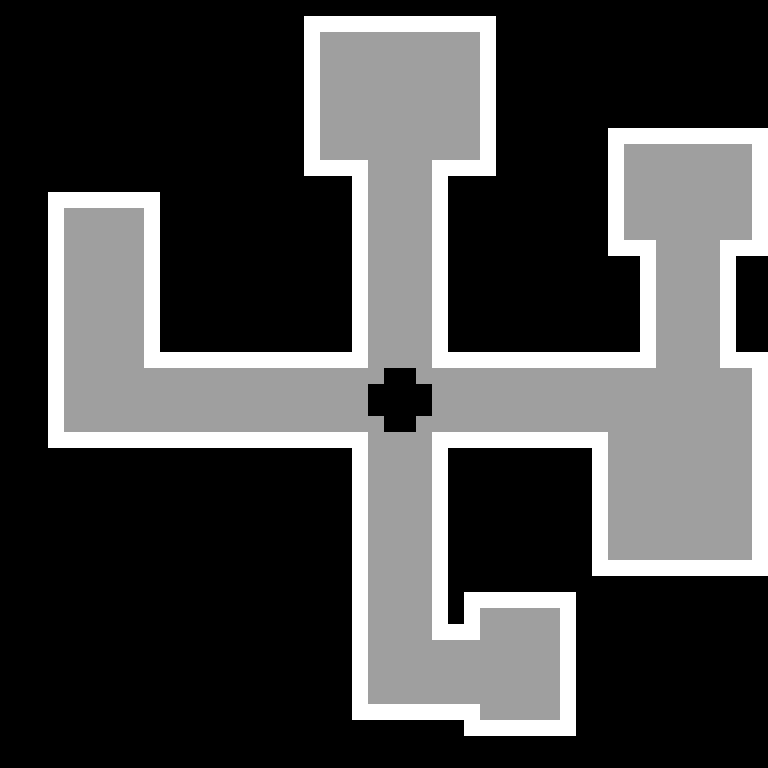

This is a level from a 2D game, rendered from its Tiled map with the project's own tilesets. A one-line summary and the complete map file follow:
An orthogonal 48x48 tile map with 16x16 px tiles, 1 tile layer (Ship) and 12 objects (Stargaze, Sleep, Message, Library, Research, ...).

<map version="1.8" tiledversion="1.8.4" orientation="orthogonal" renderorder="right-down" width="48" height="48" tilewidth="16" tileheight="16" infinite="0" nextlayerid="6" nextobjectid="15">
 <editorsettings>
  <export target="Node2Map.json" format="json" />
 </editorsettings>
 <tileset firstgid="1" name="tilesheet" tilewidth="16" tileheight="16" tilecount="4" columns="2">
  <image source="tilesheet.png" width="32" height="32" />
 </tileset>
 <layer id="1" name="Ship" width="48" height="48">
  <data encoding="csv">
0,0,0,0,0,0,0,0,0,0,0,0,0,0,0,0,0,0,0,0,0,0,0,0,0,0,0,0,0,0,0,0,0,0,0,0,0,0,0,0,0,0,0,0,0,0,0,0,
0,0,0,0,0,0,0,0,0,0,0,0,0,0,0,0,0,0,0,1,1,1,1,1,1,1,1,1,1,1,1,0,0,0,0,0,0,0,0,0,0,0,0,0,0,0,0,0,
0,0,0,0,0,0,0,0,0,0,0,0,0,0,0,0,0,0,0,1,2,2,2,2,2,2,2,2,2,2,1,0,0,0,0,0,0,0,0,0,0,0,0,0,0,0,0,0,
0,0,0,0,0,0,0,0,0,0,0,0,0,0,0,0,0,0,0,1,2,2,2,2,2,2,2,2,2,2,1,0,0,0,0,0,0,0,0,0,0,0,0,0,0,0,0,0,
0,0,0,0,0,0,0,0,0,0,0,0,0,0,0,0,0,0,0,1,2,2,2,2,2,2,2,2,2,2,1,0,0,0,0,0,0,0,0,0,0,0,0,0,0,0,0,0,
0,0,0,0,0,0,0,0,0,0,0,0,0,0,0,0,0,0,0,1,2,2,2,2,2,2,2,2,2,2,1,0,0,0,0,0,0,0,0,0,0,0,0,0,0,0,0,0,
0,0,0,0,0,0,0,0,0,0,0,0,0,0,0,0,0,0,0,1,2,2,2,2,2,2,2,2,2,2,1,0,0,0,0,0,0,0,0,0,0,0,0,0,0,0,0,0,
0,0,0,0,0,0,0,0,0,0,0,0,0,0,0,0,0,0,0,1,2,2,2,2,2,2,2,2,2,2,1,0,0,0,0,0,0,0,0,0,0,0,0,0,0,0,0,0,
0,0,0,0,0,0,0,0,0,0,0,0,0,0,0,0,0,0,0,1,2,2,2,2,2,2,2,2,2,2,1,0,0,0,0,0,0,0,1,1,1,1,1,1,1,1,1,1,
0,0,0,0,0,0,0,0,0,0,0,0,0,0,0,0,0,0,0,1,2,2,2,2,2,2,2,2,2,2,1,0,0,0,0,0,0,0,1,2,2,2,2,2,2,2,2,1,
0,0,0,0,0,0,0,0,0,0,0,0,0,0,0,0,0,0,0,1,1,1,1,2,2,2,2,1,1,1,1,0,0,0,0,0,0,0,1,2,2,2,2,2,2,2,2,1,
0,0,0,0,0,0,0,0,0,0,0,0,0,0,0,0,0,0,0,0,0,0,1,2,2,2,2,1,0,0,0,0,0,0,0,0,0,0,1,2,2,2,2,2,2,2,2,1,
0,0,0,1,1,1,1,1,1,1,0,0,0,0,0,0,0,0,0,0,0,0,1,2,2,2,2,1,0,0,0,0,0,0,0,0,0,0,1,2,2,2,2,2,2,2,2,1,
0,0,0,1,2,2,2,2,2,1,0,0,0,0,0,0,0,0,0,0,0,0,1,2,2,2,2,1,0,0,0,0,0,0,0,0,0,0,1,2,2,2,2,2,2,2,2,1,
0,0,0,1,2,2,2,2,2,1,0,0,0,0,0,0,0,0,0,0,0,0,1,2,2,2,2,1,0,0,0,0,0,0,0,0,0,0,1,2,2,2,2,2,2,2,2,1,
0,0,0,1,2,2,2,2,2,1,0,0,0,0,0,0,0,0,0,0,0,0,1,2,2,2,2,1,0,0,0,0,0,0,0,0,0,0,1,1,1,2,2,2,2,1,1,1,
0,0,0,1,2,2,2,2,2,1,0,0,0,0,0,0,0,0,0,0,0,0,1,2,2,2,2,1,0,0,0,0,0,0,0,0,0,0,0,0,1,2,2,2,2,1,0,0,
0,0,0,1,2,2,2,2,2,1,0,0,0,0,0,0,0,0,0,0,0,0,1,2,2,2,2,1,0,0,0,0,0,0,0,0,0,0,0,0,1,2,2,2,2,1,0,0,
0,0,0,1,2,2,2,2,2,1,0,0,0,0,0,0,0,0,0,0,0,0,1,2,2,2,2,1,0,0,0,0,0,0,0,0,0,0,0,0,1,2,2,2,2,1,0,0,
0,0,0,1,2,2,2,2,2,1,0,0,0,0,0,0,0,0,0,0,0,0,1,2,2,2,2,1,0,0,0,0,0,0,0,0,0,0,0,0,1,2,2,2,2,1,0,0,
0,0,0,1,2,2,2,2,2,1,0,0,0,0,0,0,0,0,0,0,0,0,1,2,2,2,2,1,0,0,0,0,0,0,0,0,0,0,0,0,1,2,2,2,2,1,0,0,
0,0,0,1,2,2,2,2,2,1,0,0,0,0,0,0,0,0,0,0,0,0,1,2,2,2,2,1,0,0,0,0,0,0,0,0,0,0,0,0,1,2,2,2,2,1,0,0,
0,0,0,1,2,2,2,2,2,1,1,1,1,1,1,1,1,1,1,1,1,1,1,2,2,2,2,1,1,1,1,1,1,1,1,1,1,1,1,1,1,2,2,2,2,1,1,1,
0,0,0,1,2,2,2,2,2,2,2,2,2,2,2,2,2,2,2,2,2,2,2,2,0,0,2,2,2,2,2,2,2,2,2,2,2,2,2,2,2,2,2,2,2,2,2,1,
0,0,0,1,2,2,2,2,2,2,2,2,2,2,2,2,2,2,2,2,2,2,2,0,0,0,0,2,2,2,2,2,2,2,2,2,2,2,2,2,2,2,2,2,2,2,2,1,
0,0,0,1,2,2,2,2,2,2,2,2,2,2,2,2,2,2,2,2,2,2,2,0,0,0,0,2,2,2,2,2,2,2,2,2,2,2,2,2,2,2,2,2,2,2,2,1,
0,0,0,1,2,2,2,2,2,2,2,2,2,2,2,2,2,2,2,2,2,2,2,2,0,0,2,2,2,2,2,2,2,2,2,2,2,2,2,2,2,2,2,2,2,2,2,1,
0,0,0,1,1,1,1,1,1,1,1,1,1,1,1,1,1,1,1,1,1,1,1,2,2,2,2,1,1,1,1,1,1,1,1,1,1,1,2,2,2,2,2,2,2,2,2,1,
0,0,0,0,0,0,0,0,0,0,0,0,0,0,0,0,0,0,0,0,0,0,1,2,2,2,2,1,0,0,0,0,0,0,0,0,0,1,2,2,2,2,2,2,2,2,2,1,
0,0,0,0,0,0,0,0,0,0,0,0,0,0,0,0,0,0,0,0,0,0,1,2,2,2,2,1,0,0,0,0,0,0,0,0,0,1,2,2,2,2,2,2,2,2,2,1,
0,0,0,0,0,0,0,0,0,0,0,0,0,0,0,0,0,0,0,0,0,0,1,2,2,2,2,1,0,0,0,0,0,0,0,0,0,1,2,2,2,2,2,2,2,2,2,1,
0,0,0,0,0,0,0,0,0,0,0,0,0,0,0,0,0,0,0,0,0,0,1,2,2,2,2,1,0,0,0,0,0,0,0,0,0,1,2,2,2,2,2,2,2,2,2,1,
0,0,0,0,0,0,0,0,0,0,0,0,0,0,0,0,0,0,0,0,0,0,1,2,2,2,2,1,0,0,0,0,0,0,0,0,0,1,2,2,2,2,2,2,2,2,2,1,
0,0,0,0,0,0,0,0,0,0,0,0,0,0,0,0,0,0,0,0,0,0,1,2,2,2,2,1,0,0,0,0,0,0,0,0,0,1,2,2,2,2,2,2,2,2,2,1,
0,0,0,0,0,0,0,0,0,0,0,0,0,0,0,0,0,0,0,0,0,0,1,2,2,2,2,1,0,0,0,0,0,0,0,0,0,1,2,2,2,2,2,2,2,2,2,1,
0,0,0,0,0,0,0,0,0,0,0,0,0,0,0,0,0,0,0,0,0,0,1,2,2,2,2,1,0,0,0,0,0,0,0,0,0,1,1,1,1,1,1,1,1,1,1,1,
0,0,0,0,0,0,0,0,0,0,0,0,0,0,0,0,0,0,0,0,0,0,1,2,2,2,2,1,0,0,0,0,0,0,0,0,0,0,0,0,0,0,0,0,0,0,0,0,
0,0,0,0,0,0,0,0,0,0,0,0,0,0,0,0,0,0,0,0,0,0,1,2,2,2,2,1,0,1,1,1,1,1,1,1,0,0,0,0,0,0,0,0,0,0,0,0,
0,0,0,0,0,0,0,0,0,0,0,0,0,0,0,0,0,0,0,0,0,0,1,2,2,2,2,1,0,1,2,2,2,2,2,1,0,0,0,0,0,0,0,0,0,0,0,0,
0,0,0,0,0,0,0,0,0,0,0,0,0,0,0,0,0,0,0,0,0,0,1,2,2,2,2,1,1,1,2,2,2,2,2,1,0,0,0,0,0,0,0,0,0,0,0,0,
0,0,0,0,0,0,0,0,0,0,0,0,0,0,0,0,0,0,0,0,0,0,1,2,2,2,2,2,2,2,2,2,2,2,2,1,0,0,0,0,0,0,0,0,0,0,0,0,
0,0,0,0,0,0,0,0,0,0,0,0,0,0,0,0,0,0,0,0,0,0,1,2,2,2,2,2,2,2,2,2,2,2,2,1,0,0,0,0,0,0,0,0,0,0,0,0,
0,0,0,0,0,0,0,0,0,0,0,0,0,0,0,0,0,0,0,0,0,0,1,2,2,2,2,2,2,2,2,2,2,2,2,1,0,0,0,0,0,0,0,0,0,0,0,0,
0,0,0,0,0,0,0,0,0,0,0,0,0,0,0,0,0,0,0,0,0,0,1,2,2,2,2,2,2,2,2,2,2,2,2,1,0,0,0,0,0,0,0,0,0,0,0,0,
0,0,0,0,0,0,0,0,0,0,0,0,0,0,0,0,0,0,0,0,0,0,1,1,1,1,1,1,1,1,2,2,2,2,2,1,0,0,0,0,0,0,0,0,0,0,0,0,
0,0,0,0,0,0,0,0,0,0,0,0,0,0,0,0,0,0,0,0,0,0,0,0,0,0,0,0,0,1,1,1,1,1,1,1,0,0,0,0,0,0,0,0,0,0,0,0,
0,0,0,0,0,0,0,0,0,0,0,0,0,0,0,0,0,0,0,0,0,0,0,0,0,0,0,0,0,0,0,0,0,0,0,0,0,0,0,0,0,0,0,0,0,0,0,0,
0,0,0,0,0,0,0,0,0,0,0,0,0,0,0,0,0,0,0,0,0,0,0,0,0,0,0,0,0,0,0,0,0,0,0,0,0,0,0,0,0,0,0,0,0,0,0,0
</data>
 </layer>
 <objectgroup id="3" name="objects">
  <object id="1" name="Stargaze" x="400" y="399.333">
   <point />
  </object>
  <object id="2" name="Sleep" x="400" y="100">
   <point />
  </object>
  <object id="3" name="Message" x="103.333" y="257.333">
   <point />
  </object>
  <object id="4" name="Library" x="720.667" y="529.333">
   <point />
  </object>
  <object id="5" name="Research" x="688" y="192">
   <point />
  </object>
  <object id="7" name="Exercise" x="520.667" y="686">
   <point />
  </object>
  <object id="9" name="Player Spawn" x="400" y="160">
   <point />
  </object>
  <object id="10" name="Quarters" x="400" y="190">
   <point />
  </object>
  <object id="11" name="LibrarySign" x="511.333" y="401.333">
   <point />
  </object>
  <object id="12" name="Gym" x="399.333" y="529.333">
   <point />
  </object>
  <object id="13" name="Comms" x="287.333" y="399.333">
   <point />
  </object>
  <object id="14" name="Lab" x="686.667" y="304.667">
   <point />
  </object>
 </objectgroup>
</map>